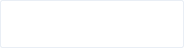
<?xml version="1.0" encoding="UTF-8"?>
<ui version="4.0">
 <class>MessagePopDlg</class>
 <widget class="QWidget" name="MessagePopDlg">
  <property name="geometry">
   <rect>
    <x>0</x>
    <y>0</y>
    <width>184</width>
    <height>48</height>
   </rect>
  </property>
  <property name="minimumSize">
   <size>
    <width>184</width>
    <height>48</height>
   </size>
  </property>
  <property name="windowTitle">
   <string>Form</string>
  </property>
  <property name="styleSheet">
   <string notr="true">#MessagePopDlg{
background: #FFFFFF;
border-radius: 2px;
border: 1px solid #E9EEF5;
}
QPushButton{
border:none;
}</string>
  </property>
  <layout class="QVBoxLayout" name="verticalLayout">
   <property name="spacing">
    <number>0</number>
   </property>
   <property name="leftMargin">
    <number>0</number>
   </property>
   <property name="topMargin">
    <number>0</number>
   </property>
   <property name="rightMargin">
    <number>0</number>
   </property>
   <property name="bottomMargin">
    <number>0</number>
   </property>
   <item>
    <widget class="QWidget" name="widget_info" native="true">
     <property name="styleSheet">
      <string notr="true">border:none;
background:transparent;</string>
     </property>
     <layout class="QHBoxLayout" name="horizontalLayout_2">
      <property name="spacing">
       <number>8</number>
      </property>
      <property name="leftMargin">
       <number>8</number>
      </property>
      <property name="topMargin">
       <number>0</number>
      </property>
      <property name="rightMargin">
       <number>0</number>
      </property>
      <property name="bottomMargin">
       <number>0</number>
      </property>
      <item>
       <widget class="QPushButton" name="btn_icon">
        <property name="minimumSize">
         <size>
          <width>24</width>
          <height>24</height>
         </size>
        </property>
        <property name="maximumSize">
         <size>
          <width>24</width>
          <height>24</height>
         </size>
        </property>
        <property name="text">
         <string/>
        </property>
        <property name="iconSize">
         <size>
          <width>24</width>
          <height>24</height>
         </size>
        </property>
       </widget>
      </item>
      <item>
       <widget class="QLabel" name="label_info">
        <property name="styleSheet">
         <string notr="true">font-size: 16px;
font-weight: 400;
color: #4E5969;
line-height: 22px;</string>
        </property>
        <property name="text">
         <string/>
        </property>
       </widget>
      </item>
     </layout>
    </widget>
   </item>
  </layout>
 </widget>
 <resources/>
 <connections/>
</ui>
